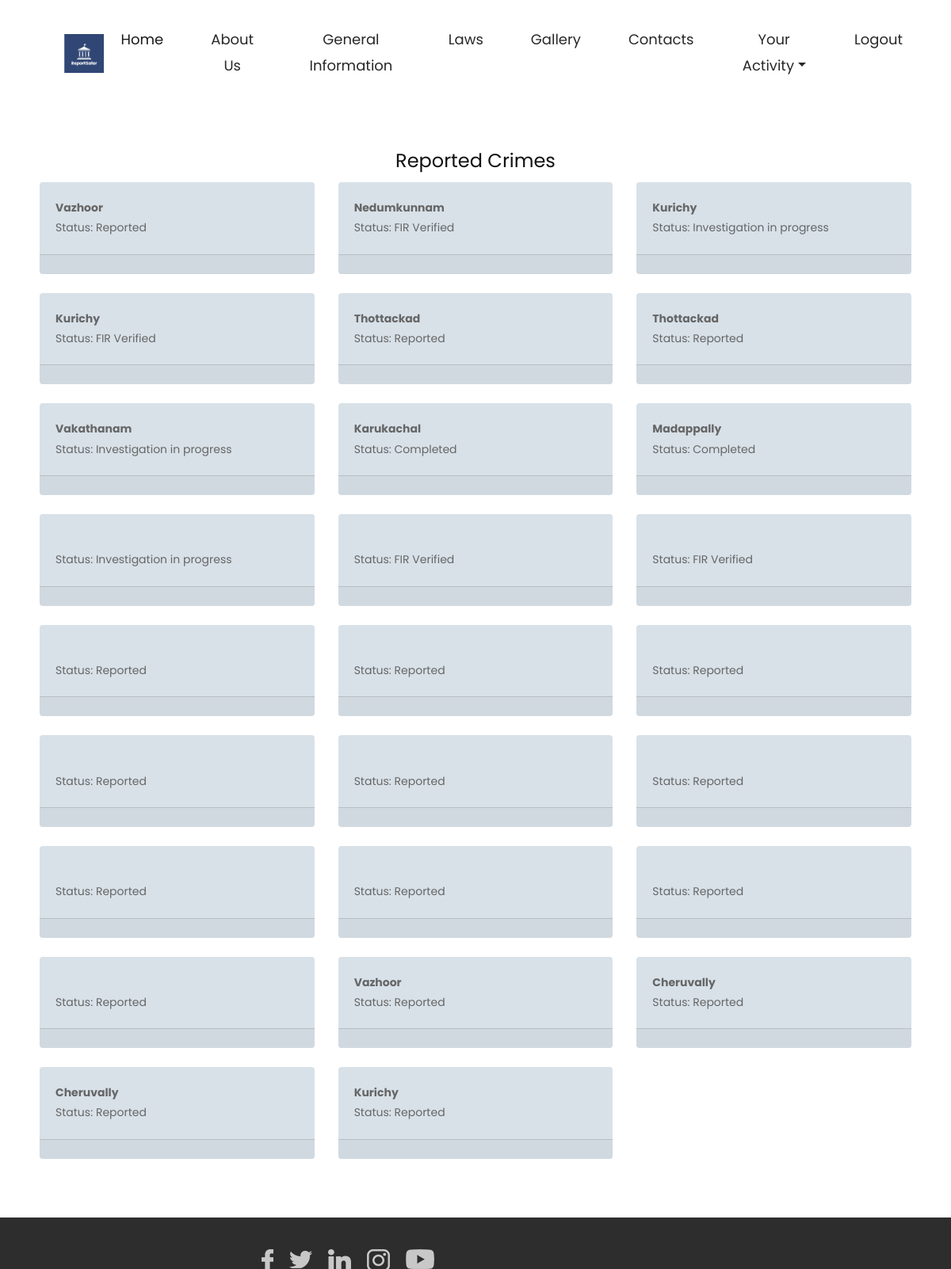
Before: /listcrime/ (signed in) with the older database file.
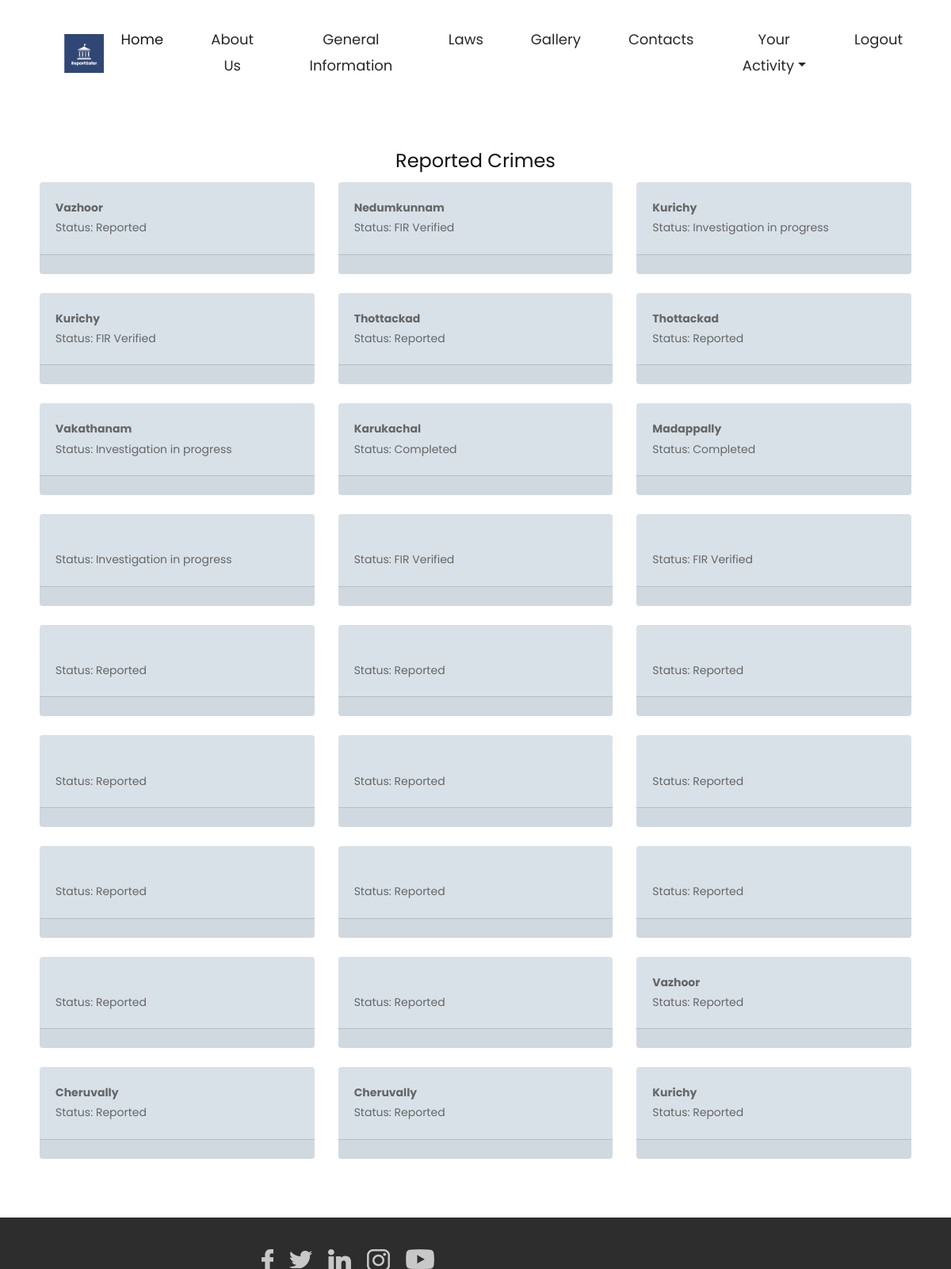
After: the same page with the newer database file.
### crimeapp/models.py (models this page shows, shortened)
class CrimeReport(models.Model):
    reporter_name = models.CharField(max_length=100)
    reporter_location = models.CharField(max_length=100)
    spec_location = models.ForeignKey(SpecLoc, on_delete=models.SET_NULL, null=True, blank=True)
    off_type = models.CharField(max_length=100,null=True,blank=True)
    datetime = models.DateTimeField(null=True,blank=True)
    aadhaarno=models.CharField(max_length=12, default='')
    description = models.TextField()
    victimDescription = models.TextField(null=True,blank=True)
    witnessInformation = models.TextField(null=True,blank=True)
    offenderDescription = models.TextField(null=True,blank=True)
    delay = models.TextField(null=True,blank=True)
    list_user=models.ForeignKey(CustomUser,on_delete=models.CASCADE,null=True,blank=True)
    STATUS_CHOICES = (
        ('Reported', 'Reported'),
        ('Preliminary Investigation', 'Preliminary Investigation'),
        ('Inquiry and Investigation', 'Inquiry and Investigation'),
        ('Arrest and Detention', 'Arrest and Detention'),
        ('Case Closed', 'Case Closed'),
    )
    status = models.CharField(max_length=100, choices=STATUS_CHOICES, default='Reported',null=True,blank=True)

class DocReport(models.Model):
    i_name = models.CharField(max_length=100)
    ano=models.CharField(max_length=12, default='')
    email = models.EmailField(null=True,blank=True)
    descri = models.TextField(null=True,blank=True)
    victimDescri = models.TextField(null=True,blank=True)
    witnessInfo = models.TextField(null=True,blank=True)
    delay_report = models.TextField(null=True,blank=True)
    evidence_image = models.FileField(upload_to='evidence_images/',null=True,blank=True)
    list_user=models.ForeignKey(CustomUser,on_delete=models.CASCADE,null=True,blank=True)
    THREAT_CHOICES = [
        ('Yes', 'Yes'),
        ('No', 'No'),
    ]
    threat = models.CharField(
        blank=True,
        max_length=3,
        choices=THREAT_CHOICES,
        default='No',  # You can set the default value to 'No' if desired
        verbose_name='Any kind of Threat or Violence faced'
    )
    STATUS_CHOICES = (
        ('Reported', 'Reported'),
        ('Preliminary Investigation', 'Preliminary Investigation'),
        ('Inquiry and Investigation', 'Inquiry and Investigation'),
        ('Arrest and Detention', 'Arrest and Detention'),
        ('Case Closed', 'Case Closed'),
    )
    status = models.CharField(max_length=100, choices=STATUS_CHOICES, default='Reported',null=True,blank=True)

class PublicReport(models.Model):
    info_name = models.CharField(max_length=100)
    mail = models.EmailField(null=True,blank=True)
    reporter_location = models.CharField(max_length=100)
    spec_location = models.ForeignKey(SpecLoc, on_delete=models.SET_NULL, null=True, blank=True)
    offen_type = models.CharField(max_length=100,null=True,blank=True)
    datetime = models.DateTimeField(null=True,blank=True)
    aadhno=models.CharField(max_length=12, default='')
    description = models.TextField()
    victimDescription = models.TextField(null=True,blank=True)
    witnessInformation = models.TextField(null=True,blank=True)
    offenderDescription = models.TextField(null=True,blank=True)
    delay = models.TextField(null=True,blank=True)
    list_user=models.ForeignKey(CustomUser,on_delete=models.CASCADE,null=True,blank=True)
    STATUS_CHOICES = (
        ('Reported', 'Reported'),
        ('Preliminary Investigation', 'Preliminary Investigation'),
        ('Inquiry and Investigation', 'Inquiry and Investigation'),
        ('Arrest and Detention', 'Arrest and Detention'),
        ('Case Closed', 'Case Closed'),
    )
    status = models.CharField(max_length=100, choices=STATUS_CHOICES, default='Reported')

### crimeapp/views.py (the view)
# urls.py: path('listcrime/', views.listcrime, name='listcrime'),
@login_required
def listcrime(request):
    user_crime=request.user
    crime_dict=CrimeReport.objects.filter(list_user=user_crime)
    doc_dict=DocReport.objects.filter(list_user=user_crime)
    public_dict=PublicReport.objects.filter(list_user=user_crime)
    combined_reports = list(crime_dict) + list(doc_dict) +list(public_dict)
    return render(request, 'listcrime.html', {'combined_reports': combined_reports})

### templates/listcrime.html (shortened to what the changed rows need)
{% load static %}
<!DOCTYPE html>
<html lang="en">
   <head>
      <link rel="stylesheet" type="text/css" href="{% static 'css/bootstrap.min.css' %}">
      <link rel="stylesheet" type="text/css" href="{% static 'css/style.css' %}">
      <link rel="stylesheet" href="{% static 'css/responsive.css' %}">
      <link rel="stylesheet" href="{% static 'css/jquery.mCustomScrollbar.min.css' %}">
      <link rel="stylesheet" href="https://netdna.bootstrapcdn.com/font-awesome/4.0.3/css/font-awesome.css">
      <link href="https://cdnjs.cloudflare.com/ajax/libs/owl-carousel/1.3.3/owl.carousel.css" rel="stylesheet" />
   </head>
   <body style="font-family:Poppins,sans-serif;">
                        <div style="padding:50px;">
                            <h1 style="text-align: center;">Reported Crimes</h1>
                        <section id="crime-list">
                            {% block content %}
                            <div class="row">
                                {% for i in combined_reports %}
                                <div class="col-md-4 mb-4">
                                    <div class="card text-black bg-custom rounded-3" style="background-color: #d8e1e8; height: 100%;">
                                        <div class="card-body">
                                            <strong>{{ i.reporter_location }}</strong><br>
                                            Status: {{ i.status }}<br>
                                        </div>
                                        <div class="card-footer bg-custom">
                                        </div>
                                    </div>
                                </div>
                                {% if forloop.counter|divisibleby:3 %}
                            </div>
                            <div class="row">
                                {% endif %}
                                {% endfor %}
                            </div>
                            {% endblock %}
      </section>
    </div>
   </body>
</html>

Changed rows visible on the page:
added DocReport: status "Reported"
